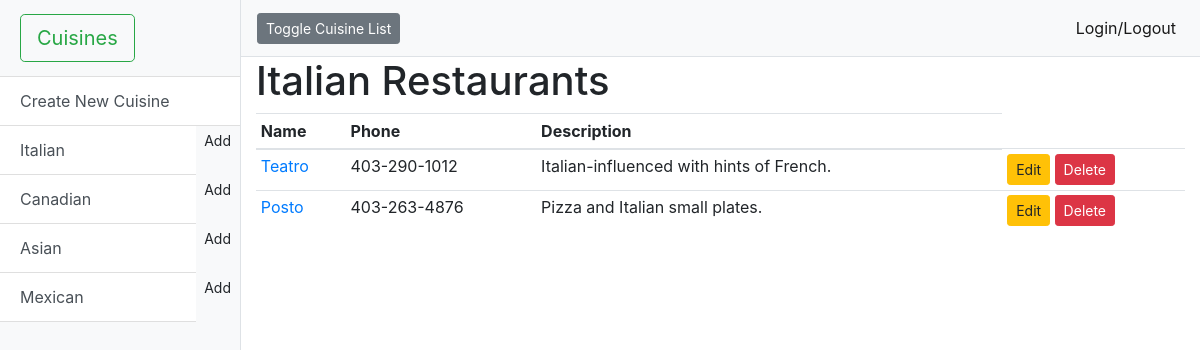
The app's page /cuisines/1/, older data.
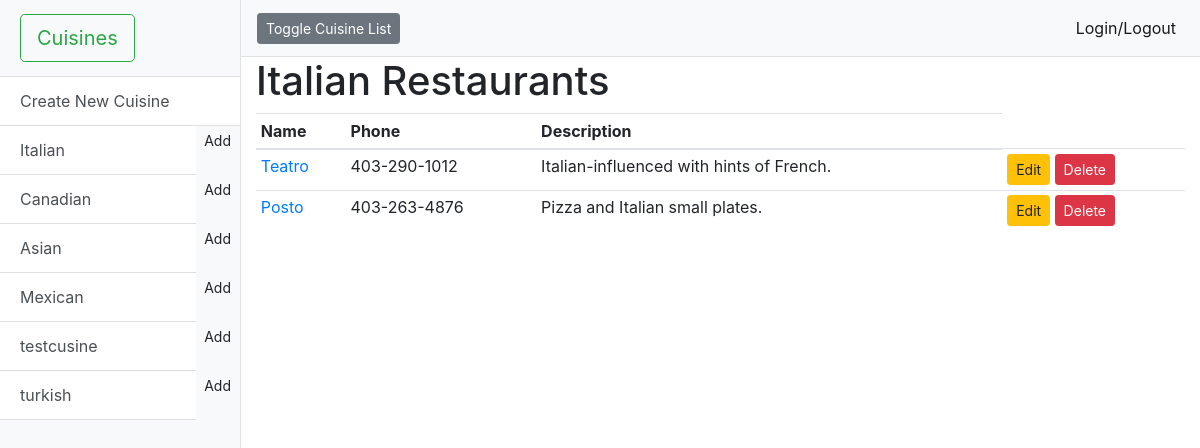
The same page, newer data.
### db_setup.py (models this page shows)
class Cuisine(Base):
    __tablename__ = 'cuisine'  # Table in the database
    id = Column(Integer, primary_key=True)
    name = Column(String(80), nullable=False)

class Restaurant(Base):
    __tablename__ = 'restaurant'
    name = Column(String(80), nullable=False)
    id = Column(Integer, primary_key=True)
    description = Column(String(250))
    phone = Column(String(20))
    website = Column(String(30))
    address = Column(String(250))
    review = Column(String(3))  # would you eat here again? yes/no
    cuisine_id = Column(Integer, ForeignKey('cuisine.id'))
    cuisine = relationship(Cuisine)  # Relationship to the actual class

### catalog.py (the view)
@app.route('/cuisines/<int:cuisine_id>/', methods=['GET'])
@app.route('/cuisines/<int:cuisine_id>/restaurant/', methods=['GET'])
def showRestaurants(cuisine_id):
    cuisines = session.query(Cuisine).all()
    cuisineName  = session.query(Cuisine).filter_by(id=cuisine_id).one()
    restaurants = session.query(Restaurant).filter_by(cuisine_id=cuisine_id)
    return render_template('restaurants.html', title='Restaurant Catalog', cuisines=cuisines, restaurants=restaurants, cuisineName=cuisineName)

### templates/restaurants.html (shortened to what this page needs)
<!DOCTYPE html>
<html lang="en">
<head>
    <link href="/static/vendor/bootstrap/css/bootstrap.min.css" rel="stylesheet">
    <link href="/static/simple-sidebar.css" rel="stylesheet">
</head>
<body>
<div class="d-flex" id="wrapper">
    <div class="bg-light border-right" id="sidebar-wrapper">
        <div class="sidebar-heading"><a href="/" class="btn btn-outline-success btn-lg" data-toggle="tooltip"
                                        data-placement="top" title="Homepage">Cuisines</a></div>
        <div class="list-group list-group-flush">
            <a href="/cuisines/new/" class="list-group-item list-group-item-action btn btn-success" role="button">Create
                New Cuisine</a>
            {% for cuisine in cuisines %}
            <div class="btn-group" role="group" aria-label="Modify Cuisine"></a>
                <a href="/cuisines/{{ cuisine.id }}/" class="btn list-group-item list-group-item-action btn btn-light"
                   role="button">{{ cuisine.name }}</a>
                <a href="/cuisines/{{ cuisine.id }}/restaurant/new/" class="btn btn-sm" role="button"
                   data-toggle="tooltip" data-placement="top"
                   title="Add new restaurant into {{ cuisine.name }} Cuisine">Add</a>
            </div>
            {% endfor %}
        </div>
    </div>
    <div id="page-content-wrapper">
        <nav class="navbar navbar-expand-lg navbar-light bg-light border-bottom">
            <button class="btn btn-secondary btn-sm" id="menu-toggle">Toggle Cuisine List</button>&nbsp;
            <div class="collapse navbar-collapse" id="navbarSupportedContent">
                <ul class="navbar-nav ml-auto mt-2 mt-lg-0">
                    <li class="nav-item active">
                        <a class="nav-link" href="#">Login/Logout <span class="sr-only">(current)</span></a>
                    </li>
                </ul>
            </div>
        </nav>
        <div class="container-fluid">
            <h1>{{ cuisineName.name }} Restaurants</h1>
            {% if restaurants.count() ==0 %}
            <div class="alert alert-danger" role="alert">
                There are no restaurants under this cuisine yet! <br> Use the "Add" button next to the cuisine name on
                the left menu bar.
            </div>
            {% else %}
            <table class="table table-sm table-hover">
                <thead>
                <tr>
                    <th scope="col">Name</th>
                    <th scope="col">Phone</th>
                    <th scope="col">Description</th>
                </tr>
                </thead>
                <tbody>
                {% for restaurant in restaurants %}
                <tr>
                    <td><a href="{{ restaurant.website }}">{{ restaurant.name }}</a></td>
                    <td>{{ restaurant.phone }}</td>
                    <td>{{ restaurant.description }}</td>
                    <td>
                        <a href="/cuisines/{{ restaurant.cuisine_id }}/restaurant/{{ restaurant.id }}/edit/"
                           class="btn btn-secondary btn-sm btn-warning" role="button" data-toggle="tooltip"
                           data-placement="top" title="Edit {{ restaurant.name }}">Edit</a>
                        <a href="/cuisines/{{ restaurant.cuisine_id }}/restaurant/{{ restaurant.id }}/delete/"
                           class="btn btn-secondary btn-sm btn-danger" role="button" data-toggle="tooltip"
                           data-placement="top" title="Delete {{ restaurant.name }}">Delete</a>
                    </td>
                </tr>
                {% endfor %}
                </tbody>
            </table>
            {% endif %}
        </div>
    </div>
</div>
</body>
</html>

Row changes from the older to the newer data that the page shows:
added Cuisine: name "testcusine"
added Cuisine: name "turkish"
